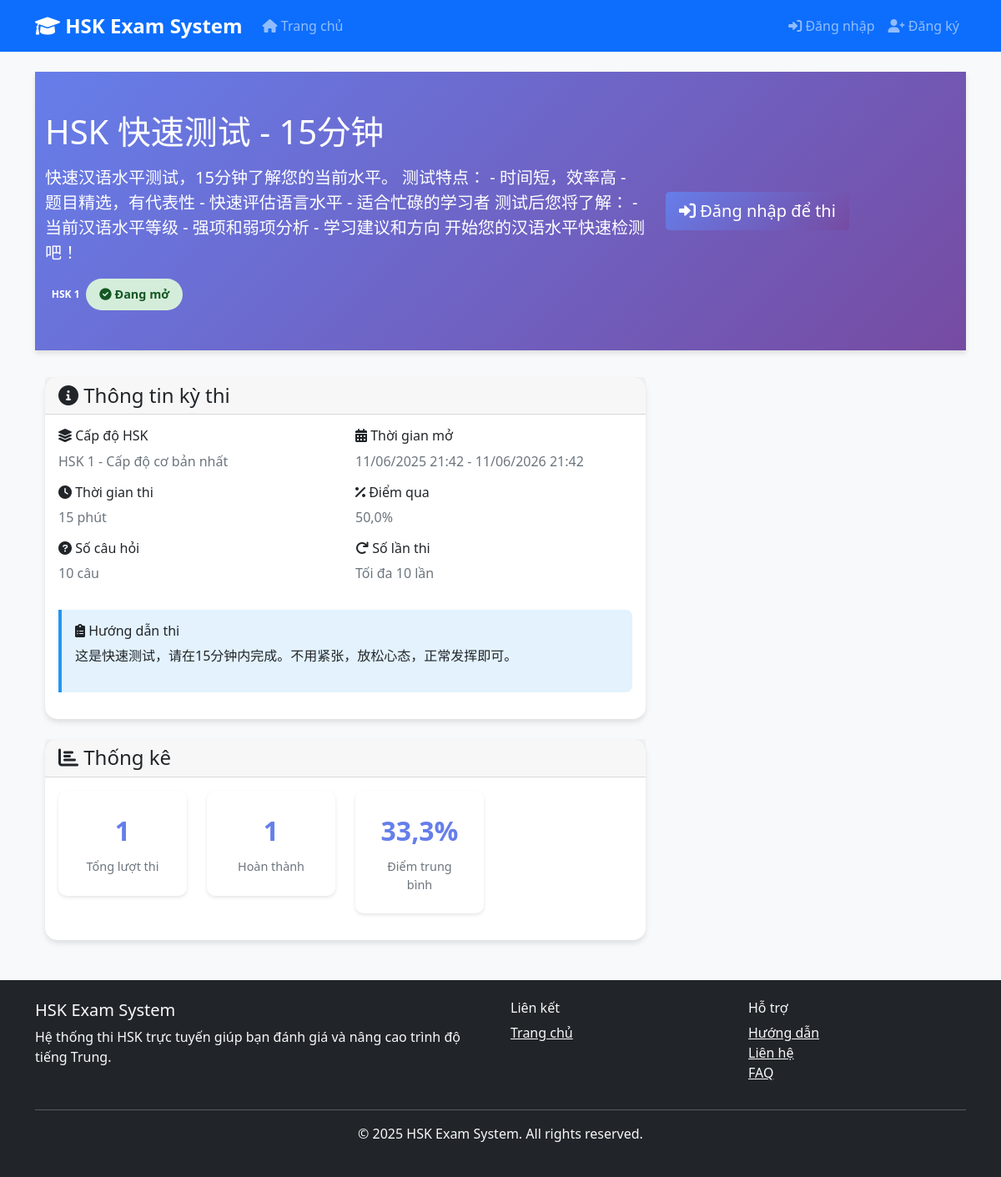
Page /exams/5/ on the committed database.
### apps/exams/models.py (models this page shows, shortened)
class Exam(TimeStampedModel):
    title = models.CharField(
        max_length=200,
        verbose_name="Tiêu đề kỳ thi"
    )
    description = models.TextField(
        blank=True,
        verbose_name="Mô tả"
    )
    hsk_level = models.ForeignKey(
        HSKLevel,
        on_delete=models.CASCADE,
        verbose_name="Cấp độ HSK"
    )
    question_bank = models.ForeignKey(
        QuestionBank,
        on_delete=models.CASCADE,
        verbose_name="Ngân hàng câu hỏi"
    )
    duration_minutes = models.IntegerField(
        default=120,
        validators=[MinValueValidator(1), MaxValueValidator(480)],
        verbose_name="Thời gian thi (phút)"
    )
    total_questions = models.IntegerField(
        default=40,
        validators=[MinValueValidator(1), MaxValueValidator(200)],
        verbose_name="Tổng số câu hỏi"
    )
    passing_score = models.FloatField(
        default=60.0,
        validators=[MinValueValidator(0), MaxValueValidator(100)],
        help_text="Điểm đậu (%)",
        verbose_name="Điểm đậu"
    )
    is_active = models.BooleanField(
        default=True,
        verbose_name="Kích hoạt"
    )
    start_date = models.DateTimeField(
        default=timezone.now,
        verbose_name="Ngày bắt đầu"
    )
    end_date = models.DateTimeField(
        null=True,
        blank=True,
        verbose_name="Ngày kết thúc")
    randomize_questions = models.BooleanField(
        default=True,
        verbose_name="Xáo trộn câu hỏi"
    )
    show_results_immediately = models.BooleanField(
        default=True,
        verbose_name="Hiển thị kết quả ngay"
    )
    allow_retake = models.BooleanField(
        default=True,
        verbose_name="Cho phép thi lại"
    )
    max_attempts = models.IntegerField(
        default=3,
        validators=[MinValueValidator(1), MaxValueValidator(10)],
        verbose_name="Số lần thi tối đa"
    )
    instructions = models.TextField(
        blank=True,
        verbose_name="Hướng dẫn thi",
        help_text="Hướng dẫn chi tiết cho thí sinh"
    )
    allow_navigation = models.BooleanField(
        default=True,
        verbose_name="Cho phép di chuyển giữa các câu",
        help_text="Cho phép thí sinh quay lại câu trước"
    )
    require_full_completion = models.BooleanField(
        default=False,
        verbose_name="Yêu cầu hoàn thành tất cả câu",
        help_text="Bắt buộc trả lời tất cả câu hỏi"
    )
    class Meta:
        ordering = ['-created_at']
        verbose_name = 'Kỳ thi'
        verbose_name_plural = 'Kỳ thi'
        indexes = [
            models.Index(fields=['hsk_level', 'is_active']),
            models.Index(fields=['start_date', 'end_date']),
        ]
    def is_available(self):
        now = timezone.now()
        if not self.is_active:
            return False
        if self.start_date and now < self.start_date:
            return False
        if self.end_date and now > self.end_date:
            return False
        return True

### apps/common/models.py (models this page shows, shortened)
class HSKLevel(models.Model):
    level = models.IntegerField(unique=True)
    name = models.CharField(max_length=20)
    description = models.TextField(blank=True)
    vocabulary_count = models.IntegerField(default=0)
    class Meta:
        ordering = ['level']
        verbose_name = 'HSK Level'
        verbose_name_plural = 'HSK Levels'

### apps/exams/views.py (the view, shortened to what this page needs)
# urls.py: path('<int:pk>/', views.ExamDetailView.as_view(), name='detail'),
class ExamDetailView(DetailView):
    model = Exam
    template_name = 'exams/exam_detail.html'
    context_object_name = 'exam'
    def get_context_data(self, **kwargs):
        context = super().get_context_data(**kwargs)
        exam = self.object
        context['total_sessions'] = exam.examsession_set.count()
        context['completed_sessions'] = exam.examsession_set.filter(
            status='completed'
        ).count()
        if context['completed_sessions'] > 0:
            context['average_score'] = exam.examsession_set.filter(
                status='completed'
            ).aggregate(avg_score=Avg('percentage'))['avg_score']
            context['pass_rate'] = (
                exam.examsession_set.filter(
                    status='completed',
                    passed=True
                ).count() / context['completed_sessions']
            ) * 100
        return context

### templates/exams/exam_detail.html (shortened to what this page needs)
{% extends 'base.html' %}
{% load static %}
{% block extra_css %}
<link rel="stylesheet" href="{% static 'css/variables.css' %}">
<link rel="stylesheet" href="{% static 'css/exams/exam_common.css' %}">
<link rel="stylesheet" href="{% static 'css/exams/exam_detail.css' %}">
{% endblock extra_css %}
{% block content %}
<div class="exam-header">
    <div class="container">
        <div class="row align-items-center">
            <div class="col-md-8">
                <h1 class="mb-3">{{ exam.title }}</h1>
                <p class="lead mb-3">{{ exam.description|default:"Mô tả kỳ thi" }}</p>
                <div class="d-flex align-items-center">
                    <span class="badge badge-light mr-3">{{ exam.hsk_level.name }}</span>
                    {% if exam.is_available %}
                        <span class="availability-status status-available">
                            <i class="fas fa-check-circle"></i> Đang mở
                        </span>
                    {% elif exam.start_date > now %}
                        <span class="availability-status status-upcoming">
                            <i class="fas fa-clock"></i> Sắp mở
                        </span>
                    {% else %}
                        <span class="availability-status status-expired">
                            <i class="fas fa-times-circle"></i> Đã đóng
                        </span>
                    {% endif %}
                </div>
            </div>
            <div class="col-md-4 text-md-right">
                {% if user.is_authenticated %}
                    {% if active_session %}
                        <a href="{% url 'exams:continue_exam' active_session.pk %}" class="btn btn-continue-exam btn-lg">
                            <i class="fas fa-play"></i> Tiếp tục thi
                        </a>
                    {% elif can_take_exam %}
                        <a href="{% url 'exams:start' exam.pk %}" class="btn btn-start-exam btn-lg">
                            <i class="fas fa-pencil-alt"></i> Bắt đầu thi
                        </a>
                    {% else %}
                        <button class="btn btn-secondary btn-lg" disabled>
                            <i class="fas fa-lock"></i> Không thể thi
                        </button>
                        <small class="d-block text-light mt-2">{{ take_exam_message }}</small>
                    {% endif %}
                {% else %}
                    <a href="{% url 'accounts:login' %}" class="btn btn-primary btn-lg">
                        <i class="fas fa-sign-in-alt"></i> Đăng nhập để thi
                    </a>
                {% endif %}
            </div>
        </div>
    </div>
</div>
<div class="container">
    <div class="row">
        <div class="col-md-8">
            <div class="card exam-info-card mb-4">
                <div class="card-header">
                    <h4 class="mb-0"><i class="fas fa-info-circle"></i> Thông tin kỳ thi</h4>
                </div>
                <div class="card-body">
                    <div class="row">
                        <div class="col-md-6">
                            <h6><i class="fas fa-layer-group"></i> Cấp độ HSK</h6>
                            <p class="text-muted">{{ exam.hsk_level.name }} - {{ exam.hsk_level.description }}</p>
                            <h6><i class="fas fa-clock"></i> Thời gian thi</h6>
                            <p class="text-muted">{{ exam.duration_minutes }} phút</p>
                            <h6><i class="fas fa-question-circle"></i> Số câu hỏi</h6>
                            <p class="text-muted">{{ exam.total_questions }} câu</p>
                        </div>
                        <div class="col-md-6">
                            <h6><i class="fas fa-calendar-alt"></i> Thời gian mở</h6>
                            <p class="text-muted">
                                {{ exam.start_date|date:"d/m/Y H:i" }}
                                {% if exam.end_date %} - {{ exam.end_date|date:"d/m/Y H:i" }}{% endif %}
                            </p>
                            <h6><i class="fas fa-percent"></i> Điểm qua</h6>
                            <p class="text-muted">{{ exam.passing_score }}%</p>
                            <h6><i class="fas fa-redo"></i> Số lần thi</h6>
                            <p class="text-muted">
                                {% if exam.max_attempts %}
                                    Tối đa {{ exam.max_attempts }} lần
                                {% else %}
                                    Không giới hạn
                                {% endif %}
                            </p>
                        </div>
                    </div>
                    {% if exam.instructions %}
                    <div class="exam-requirements">
                        <h6><i class="fas fa-clipboard-list"></i> Hướng dẫn thi</h6>
                        <div>{{ exam.instructions|linebreaks }}</div>
                    </div>
                    {% endif %}
                </div>
            </div>
            {% if total_sessions > 0 %}
            <div class="card exam-info-card">
                <div class="card-header">
                    <h4 class="mb-0"><i class="fas fa-chart-bar"></i> Thống kê</h4>
                </div>
                <div class="card-body">
                    <div class="row">
                        <div class="col-md-3">
                            <div class="stat-item">
                                <span class="stat-number">{{ total_sessions }}</span>
                                <div class="stat-label">Tổng lượt thi</div>
                            </div>
                        </div>
                        <div class="col-md-3">
                            <div class="stat-item">
                                <span class="stat-number">{{ completed_sessions }}</span>
                                <div class="stat-label">Hoàn thành</div>
                            </div>
                        </div>
                        {% if average_score %}
                        <div class="col-md-3">
                            <div class="stat-item">
                                <span class="stat-number">{{ average_score|floatformat:1 }}%</span>
                                <div class="stat-label">Điểm trung bình</div>
                            </div>
                        </div>
                        {% endif %}
                    </div>
                </div>
            </div>
            {% endif %}
        </div>
        <div class="col-md-4">
        </div>
    </div>
</div>
{% endblock %}

### static/css/style.css (style rules this page uses)
body { font-family: 'Segoe UI', Tahoma, Geneva, Verdana, sans-serif; background-color: #f8f9fa; }
.card { box-shadow: 0 4px 6px rgba(0, 0, 0, 0.1); border: none; transition: transform 0.2s; }
.btn-primary { background: linear-gradient(135deg, #667eea 0%, #764ba2 100%); border: none; }
.stat-number { font-size: 2.5rem; font-weight: bold; color: #007bff; }

### static/css/variables.css (style rules this page uses)
:root { --primary-color: #667eea; --primary-gradient-start: #667eea; --primary-gradient-end: #764ba2; --primary-bg-light: rgba(102, 126, 234, 0.1); --primary-bg-lighter: rgba(118, 75, 162, 0.1); --primary-shadow: rgba(102, 126, 234, 0.4); --success-color: #28a745; --success-gradient-start: #28a745; --success-gradient-end: #20c997; --success-bg: #d4edda; --success-border: #c3e6cb; --success-text: #155724; --success-shadow: rgba(40, 167, 69, 0.3); --danger-color: #dc3545; --danger-gradient-start: #dc3545; --danger-gradient-end: #fd7e14; --danger-bg: #f8d7da; --danger-border: #f5c6cb; --danger-text: #721c24; --danger-shadow: rgba(220, 53, 69, 0.3); --warning-color: #ffc107; --warning-bg: #fff3cd; --warning-text: #856404; --info-color: #17a2b8; --info-bg: #d1ecf1; --info-text: #0c5460; --gray-100: #f8f9fa; --gray-200: #e9ecef; --gray-300: #dee2e6; --gray-400: #ced4da; --gray-500: #adb5bd; --gray-600: #6c757d; --gray-700: #495057; --gray-800: #343a40; --gray-900: #212529; --secondary-color: #6c757d; --bg-light: #f8f9fa; --bg-white: #ffffff; --text-primary: #343a40; --text-secondary: #495057; --text-muted: #6c757d; --border-light: #e9ecef; --border-color: #dee2e6; --shadow-sm: 0 2px 4px rgba(0, 0, 0, 0.1); --shadow-md: 0 4px 6px rgba(0, 0, 0, 0.1); --shadow-lg: 0 8px 25px rgba(0, 0, 0, 0.1); --border-radius: 15px; --border-radius-sm: 10px; --box-shadow: 0 4px 6px rgba(0, 0, 0, 0.1); --box-shadow-lg: 0 8px 25px rgba(0, 0, 0, 0.1); --transition: all 0.3s ease; }

### static/css/exams/exam_common.css (style rules this page uses)
.exam-header { background: linear-gradient(135deg, var(--primary-gradient-start) 0%, var(--primary-gradient-end) 100%); color: white; padding: 1rem 0; box-shadow: var(--box-shadow); position: static; z-index: 1; }

### static/css/exams/exam_detail.css (style rules this page uses)
.exam-header { background: linear-gradient(135deg, #667eea 0%, #764ba2 100%); color: white; padding: 3rem 0; margin-bottom: 2rem; }
.exam-info-card { border-radius: 15px; box-shadow: 0 4px 6px rgba(0, 0, 0, 0.1); transition: transform 0.3s ease; }
.stat-item { text-align: center; padding: 1.5rem; border-radius: 10px; background: white; box-shadow: 0 2px 4px rgba(0, 0, 0, 0.1); margin-bottom: 1rem; }
.stat-number { font-size: 2rem; font-weight: bold; color: #667eea; display: block; }
.stat-label { color: #6c757d; font-size: 0.9rem; margin-top: 0.5rem; }
.exam-requirements { background: #e3f2fd; border-left: 4px solid #2196f3; padding: 1rem; border-radius: 0 8px 8px 0; margin: 1rem 0; }
.availability-status { display: inline-block; padding: 0.5rem 1rem; border-radius: 20px; font-size: 0.9rem; font-weight: bold; }
.status-available { background: #d4edda; color: #155724; }

### rows in the picture
Exam: title "HSK 快速测试 - 15分钟", description "快速汉语水平测试，15分钟了解您的当前水平。 测试特点： - 时间短，效率高 - 题目精选，有代表性 - 快速评估语言水平 - 适合忙碌的学习者 测试后您将了解： - 当前汉语水平等级 - 强项和弱项分析 - 学习建议和方向 开始您的汉语水平快速检测吧！", hsk_level.name "HSK 1", hsk_level.description "Cấp độ cơ bản nhất", duration_minutes "15", total_questions "10", start_date "11/06/2025 21:42", end_date "11/06/2026 21:42", passing_score "50,0", max_attempts "10", instructions "这是快速测试，请在15分钟内完成。不用紧张，放松心态，正常发挥即可。"

### other values in the picture
{{ total_sessions }} "1"
{{ completed_sessions }} "1"
{{ average_score|floatformat:1 }} "33,3"
